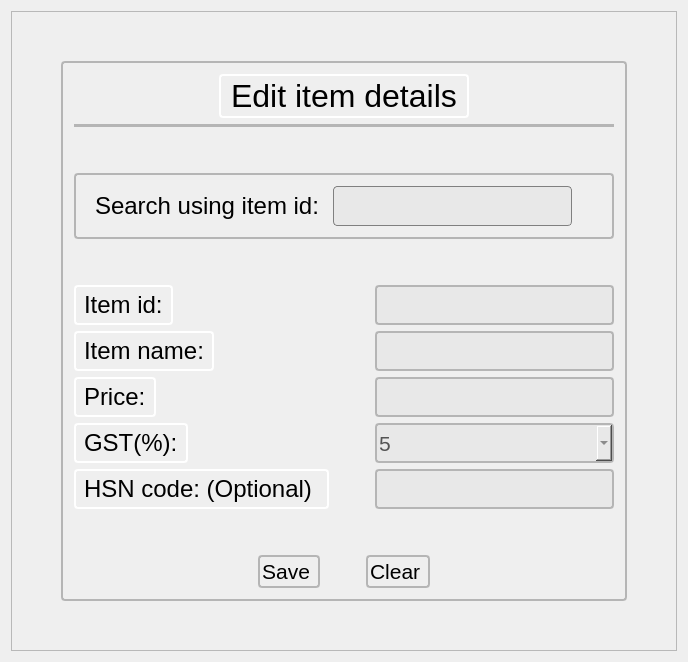
              <widget class="QWidget" name="edit_item">
               <attribute name="icon">
                <iconset>
                 <normaloff>../../images/edit_item.png</normaloff>../../images/edit_item.png</iconset>
               </attribute>
               <attribute name="title">
                <string>Edit item</string>
               </attribute>
               <layout class="QGridLayout" name="gridLayout_28">
                <item row="0" column="0">
                 <widget class="QFrame" name="mmEiOuterFrame">
                  <property name="frameShape">
                   <enum>QFrame::StyledPanel</enum>
                  </property>
                  <property name="frameShadow">
                   <enum>QFrame::Raised</enum>
                  </property>
                  <layout class="QGridLayout" name="gridLayout_17">
                   <item row="1" column="1">
                    <widget class="QFrame" name="mmEiInnerFrame">
                     <property name="styleSheet">
                      <string notr="true">border: 2px solid black;
border-color: rgb(181, 181, 181);
border-radius: 4px;
padding: 2px;</string>
                     </property>
                     <property name="frameShape">
                      <enum>QFrame::StyledPanel</enum>
                     </property>
                     <property name="frameShadow">
                      <enum>QFrame::Raised</enum>
                     </property>
                     <layout class="QGridLayout" name="gridLayout_15">
                      <item row="0" column="0">
                       <layout class="QVBoxLayout" name="mmEiVerticalLayout">
                        <item>
                         <layout class="QHBoxLayout" name="mmEiHorizontalLayout1">
                          <item>
                           <spacer name="horizontalSpacer_67">
                            <property name="orientation">
                             <enum>Qt::Horizontal</enum>
                            </property>
                            <property name="sizeHint" stdset="0">
                             <size>
                              <width>40</width>
                              <height>20</height>
                             </size>
                            </property>
                           </spacer>
                          </item>
                          <item>
                           <widget class="QLabel" name="mmEiLabel1">
                            <property name="font">
                             <font>
                              <pointsize>24</pointsize>
                              <underline>false</underline>
                             </font>
                            </property>
                            <property name="styleSheet">
                             <string notr="true">border-color: rgb(255, 255, 255);</string>
                            </property>
                            <property name="text">
                             <string>Edit item details</string>
                            </property>
                           </widget>
                          </item>
                          <item>
                           <spacer name="horizontalSpacer_68">
                            <property name="orientation">
                             <enum>Qt::Horizontal</enum>
                            </property>
                            <property name="sizeHint" stdset="0">
                             <size>
                              <width>40</width>
                              <height>20</height>
                             </size>
                            </property>
                           </spacer>
                          </item>
                         </layout>
                        </item>
                        <item>
                         <widget class="Line" name="mmEiHorizontalLine">
                          <property name="orientation">
                           <enum>Qt::Horizontal</enum>
                          </property>
                         </widget>
                        </item>
                        <item>
                         <spacer name="verticalSpacer_30">
                          <property name="orientation">
                           <enum>Qt::Vertical</enum>
                          </property>
                          <property name="sizeHint" stdset="0">
                           <size>
                            <width>20</width>
                            <height>40</height>
                           </size>
                          </property>
                         </spacer>
                        </item>
                        <item>
                         <widget class="QFrame" name="mmEiMostInnerfrrame">
                          <property name="styleSheet">
                           <string notr="true">border: 2px solid black;
border-radius: 4px;
padding: 2px;
border-color: rgb(181, 181, 181);</string>
                          </property>
                          <property name="frameShape">
                           <enum>QFrame::StyledPanel</enum>
                          </property>
                          <property name="frameShadow">
                           <enum>QFrame::Raised</enum>
                          </property>
                          <layout class="QGridLayout" name="gridLayout_16">
                           <item row="0" column="1">
                            <widget class="QLineEdit" name="mmEiLineEdit1">
                             <property name="sizePolicy">
                              <sizepolicy hsizetype="Fixed" vsizetype="Fixed">
                               <horstretch>0</horstretch>
                               <verstretch>0</verstretch>
                              </sizepolicy>
                             </property>
                             <property name="minimumSize">
                              <size>
                               <width>239</width>
                               <height>40</height>
                              </size>
                             </property>
                             <property name="font">
                              <font>
                               <pointsize>16</pointsize>
                              </font>
                             </property>
                             <property name="styleSheet">
                              <string notr="true">color: rgb(84, 84, 84);
border: 0.5px solid grey;
border-radius:4px;
background-color: rgb(232, 232, 232);</string>
                             </property>
                            </widget>
                           </item>
                           <item row="0" column="0">
                            <widget class="QLabel" name="mmEiLabel2">
                             <property name="font">
                              <font>
                               <pointsize>18</pointsize>
                              </font>
                             </property>
                             <property name="styleSheet">
                              <string notr="true">border: 0px;
</string>
                             </property>
                             <property name="text">
                              <string>Search using item id:</string>
                             </property>
                            </widget>
                           </item>
                           <item row="0" column="2">
                            <widget class="QLabel" name="mmEiLabel8">
                             <property name="styleSheet">
                              <string notr="true">border:0px;</string>
                             </property>
                             <property name="text">
                              <string/>
                             </property>
                             <property name="pixmap">
                              <pixmap>../../images/enter_arrow.png</pixmap>
                             </property>
                            </widget>
                           </item>
                          </layout>
                         </widget>
                        </item>
                        <item>
                         <spacer name="verticalSpacer_34">
                          <property name="orientation">
                           <enum>Qt::Vertical</enum>
                          </property>
                          <property name="sizeHint" stdset="0">
                           <size>
                            <width>20</width>
                            <height>40</height>
                           </size>
                          </property>
                         </spacer>
                        </item>
                        <item>
                         <layout class="QHBoxLayout" name="mmEiHorizontalLayout2">
                          <item>
                           <widget class="QLabel" name="mmEiLabel3">
                            <property name="font">
                             <font>
                              <pointsize>18</pointsize>
                             </font>
                            </property>
                            <property name="styleSheet">
                             <string notr="true">border-color: rgb(255, 255, 255);</string>
                            </property>
                            <property name="text">
                             <string>Item id:</string>
                            </property>
                           </widget>
                          </item>
                          <item>
                           <spacer name="horizontalSpacer_69">
                            <property name="orientation">
                             <enum>Qt::Horizontal</enum>
                            </property>
                            <property name="sizeHint" stdset="0">
                             <size>
                              <width>40</width>
                              <height>20</height>
                             </size>
                            </property>
                           </spacer>
                          </item>
                          <item>
                           <widget class="QLineEdit" name="mmEiLineEdit2">
                            <property name="sizePolicy">
                             <sizepolicy hsizetype="Expanding" vsizetype="Fixed">
                              <horstretch>239</horstretch>
                              <verstretch>40</verstretch>
                             </sizepolicy>
                            </property>
                            <property name="minimumSize">
                             <size>
                              <width>239</width>
                              <height>40</height>
                             </size>
                            </property>
                            <property name="maximumSize">
                             <size>
                              <width>239</width>
                              <height>40</height>
                             </size>
                            </property>
                            <property name="font">
                             <font>
                              <pointsize>16</pointsize>
                             </font>
                            </property>
                            <property name="styleSheet">
                             <string notr="true">color: rgb(84, 84, 84);
background-color: rgb(232, 232, 232);</string>
                            </property>
                           </widget>
                          </item>
                         </layout>
                        </item>
                        <item>
                         <layout class="QHBoxLayout" name="mmEiHorizontalLayout3">
                          <item>
                           <widget class="QLabel" name="mmEiLabel4">
                            <property name="font">
                             <font>
                              <pointsize>18</pointsize>
                             </font>
                            </property>
                            <property name="styleSheet">
                             <string notr="true">border-color: rgb(255, 255, 255);</string>
                            </property>
                            <property name="text">
                             <string>Item name:</string>
                            </property>
                           </widget>
                          </item>
                          <item>
                           <spacer name="horizontalSpacer_70">
                            <property name="orientation">
                             <enum>Qt::Horizontal</enum>
                            </property>
                            <property name="sizeHint" stdset="0">
                             <size>
                              <width>40</width>
                              <height>20</height>
                             </size>
                            </property>
                           </spacer>
                          </item>
                          <item>
                           <widget class="QLineEdit" name="mmEiLineEdit3">
                            <property name="sizePolicy">
                             <sizepolicy hsizetype="Expanding" vsizetype="Fixed">
                              <horstretch>239</horstretch>
                              <verstretch>40</verstretch>
                             </sizepolicy>
                            </property>
                            <property name="minimumSize">
                             <size>
                              <width>239</width>
                              <height>40</height>
                             </size>
                            </property>
                            <property name="maximumSize">
                             <size>
                              <width>239</width>
                              <height>40</height>
                             </size>
                            </property>
                            <property name="font">
                             <font>
                              <pointsize>16</pointsize>
                             </font>
                            </property>
                            <property name="styleSheet">
                             <string notr="true">color: rgb(84, 84, 84);
background-color: rgb(232, 232, 232);</string>
                            </property>
                           </widget>
                          </item>
                         </layout>
                        </item>
                        <item>
                         <layout class="QHBoxLayout" name="mmEiHorizontalLayout4">
                          <item>
                           <widget class="QLabel" name="mmEiLabel5">
                            <property name="font">
                             <font>
                              <pointsize>18</pointsize>
                             </font>
                            </property>
                            <property name="styleSheet">
                             <string notr="true">border-color: rgb(255, 255, 255);</string>
                            </property>
                            <property name="text">
                             <string>Price:</string>
                            </property>
                           </widget>
                          </item>
                          <item>
                           <spacer name="horizontalSpacer_71">
                            <property name="orientation">
                             <enum>Qt::Horizontal</enum>
                            </property>
                            <property name="sizeHint" stdset="0">
                             <size>
                              <width>40</width>
                              <height>20</height>
                             </size>
                            </property>
                           </spacer>
                          </item>
                          <item>
                           <widget class="QLineEdit" name="mmEiLineEdit4">
                            <property name="sizePolicy">
                             <sizepolicy hsizetype="Expanding" vsizetype="Fixed">
                              <horstretch>239</horstretch>
                              <verstretch>40</verstretch>
                             </sizepolicy>
                            </property>
                            <property name="minimumSize">
                             <size>
                              <width>239</width>
                              <height>40</height>
                             </size>
                            </property>
                            <property name="maximumSize">
                             <size>
                              <width>239</width>
                              <height>40</height>
                             </size>
                            </property>
                            <property name="font">
                             <font>
                              <pointsize>16</pointsize>
                             </font>
                            </property>
                            <property name="styleSheet">
                             <string notr="true">color: rgb(84, 84, 84);
background-color: rgb(232, 232, 232);</string>
                            </property>
                           </widget>
                          </item>
                         </layout>
                        </item>
                        <item>
                         <layout class="QHBoxLayout" name="mmEiHorizontalLayout5">
                          <item>
                           <widget class="QLabel" name="mmEiLabel6">
                            <property name="font">
                             <font>
                              <pointsize>18</pointsize>
                             </font>
                            </property>
                            <property name="styleSheet">
                             <string notr="true">border-color: rgb(255, 255, 255);</string>
                            </property>
                            <property name="text">
                             <string>GST(%):</string>
                            </property>
                           </widget>
                          </item>
                          <item>
                           <spacer name="horizontalSpacer_72">
                            <property name="orientation">
                             <enum>Qt::Horizontal</enum>
                            </property>
                            <property name="sizeHint" stdset="0">
                             <size>
                              <width>40</width>
                              <height>20</height>
                             </size>
                            </property>
                           </spacer>
                          </item>
                          <item>
                           <widget class="QComboBox" name="mmEiComboBox">
                            <property name="sizePolicy">
                             <sizepolicy hsizetype="Preferred" vsizetype="Fixed">
                              <horstretch>239</horstretch>
                              <verstretch>40</verstretch>
                             </sizepolicy>
                            </property>
                            <property name="minimumSize">
                             <size>
                              <width>239</width>
                              <height>40</height>
                             </size>
                            </property>
                            <property name="maximumSize">
                             <size>
                              <width>239</width>
                              <height>40</height>
                             </size>
                            </property>
                            <property name="font">
                             <font>
                              <pointsize>16</pointsize>
                             </font>
                            </property>
                            <property name="styleSheet">
                             <string notr="true">color: rgb(84, 84, 84);
background-color: rgb(232, 232, 232);</string>
                            </property>
                            <item>
                             <property name="text">
                              <string>5</string>
                             </property>
                            </item>
                            <item>
                             <property name="text">
                              <string>12</string>
                             </property>
                            </item>
                            <item>
                             <property name="text">
                              <string>18</string>
                             </property>
                            </item>
                            <item>
                             <property name="text">
                              <string>28</string>
                             </property>
                            </item>
                           </widget>
                          </item>
                         </layout>
                        </item>
                        <item>
                         <layout class="QHBoxLayout" name="mmEiHorizontalLayout6">
                          <item>
                           <widget class="QLabel" name="mmEiLabel7">
                            <property name="font">
                             <font>
                              <pointsize>18</pointsize>
                             </font>
                            </property>
                            <property name="styleSheet">
                             <string notr="true">border-color: rgb(255, 255, 255);</string>
                            </property>
                            <property name="text">
                             <string>HSN code: (Optional) </string>
                            </property>
                           </widget>
                          </item>
                          <item>
                           <spacer name="horizontalSpacer_73">
                            <property name="orientation">
                             <enum>Qt::Horizontal</enum>
                            </property>
                            <property name="sizeHint" stdset="0">
                             <size>
                              <width>40</width>
                              <height>20</height>
                             </size>
                            </property>
                           </spacer>
                          </item>
                          <item>
                           <widget class="QLineEdit" name="mmEiLineEdit5">
                            <property name="sizePolicy">
                             <sizepolicy hsizetype="Expanding" vsizetype="Fixed">
                              <horstretch>239</horstretch>
                              <verstretch>40</verstretch>
                             </sizepolicy>
                            </property>
                            <property name="minimumSize">
                             <size>
                              <width>239</width>
                              <height>40</height>
                             </size>
                            </property>
                            <property name="maximumSize">
                             <size>
                              <width>239</width>
                              <height>40</height>
                             </size>
                            </property>
                            <property name="font">
                             <font>
                              <pointsize>16</pointsize>
                             </font>
                            </property>
                            <property name="styleSheet">
                             <string notr="true">color: rgb(84, 84, 84);
background-color: rgb(232, 232, 232);</string>
                            </property>
                           </widget>
                          </item>
                         </layout>
                        </item>
                        <item>
                         <spacer name="verticalSpacer_31">
                          <property name="orientation">
                           <enum>Qt::Vertical</enum>
                          </property>
                          <property name="sizeHint" stdset="0">
                           <size>
                            <width>20</width>
                            <height>40</height>
                           </size>
                          </property>
                         </spacer>
                        </item>
                        <item>
                         <layout class="QHBoxLayout" name="mmEiHorizontalLayout7">
                          <item>
                           <spacer name="horizontalSpacer_74">
                            <property name="orientation">
                             <enum>Qt::Horizontal</enum>
                            </property>
                            <property name="sizeHint" stdset="0">
                             <size>
                              <width>40</width>
                              <height>20</height>
                             </size>
                            </property>
                           </spacer>
                          </item>
                          <item>
                           <widget class="QPushButton" name="mmEiSaveButton">
                            <property name="font">
                             <font>
                              <pointsize>16</pointsize>
                             </font>
                            </property>
                            <property name="cursor">
                             <cursorShape>PointingHandCursor</cursorShape>
                            </property>
                            <property name="toolTip">
                             <string>Save data</string>
                            </property>
                            <property name="text">
                             <string>Save </string>
                            </property>
                            <property name="icon">
                             <iconset>
                              <normaloff>../../images/save.webp</normaloff>../../images/save.webp</iconset>
                            </property>
                            <property name="iconSize">
                             <size>
                              <width>35</width>
                              <height>35</height>
                             </size>
                            </property>
                           </widget>
                          </item>
                          <item>
                           <spacer name="horizontalSpacer_75">
                            <property name="orientation">
                             <enum>Qt::Horizontal</enum>
                            </property>
                            <property name="sizeType">
                             <enum>QSizePolicy::Fixed</enum>
                            </property>
                            <property name="sizeHint" stdset="0">
                             <size>
                              <width>40</width>
                              <height>20</height>
                             </size>
                            </property>
                           </spacer>
                          </item>
                          <item>
                           <widget class="QPushButton" name="mmEiClearButton">
                            <property name="font">
                             <font>
                              <pointsize>16</pointsize>
                             </font>
                            </property>
                            <property name="cursor">
                             <cursorShape>PointingHandCursor</cursorShape>
                            </property>
                            <property name="toolTip">
                             <string>Clear all fields</string>
                            </property>
                            <property name="text">
                             <string>Clear </string>
                            </property>
                            <property name="icon">
                             <iconset>
                              <normaloff>../../images/clear.png</normaloff>../../images/clear.png</iconset>
                            </property>
                            <property name="iconSize">
                             <size>
                              <width>35</width>
                              <height>35</height>
                             </size>
                            </property>
                           </widget>
                          </item>
                          <item>
                           <spacer name="horizontalSpacer_76">
                            <property name="orientation">
                             <enum>Qt::Horizontal</enum>
                            </property>
                            <property name="sizeHint" stdset="0">
                             <size>
                              <width>40</width>
                              <height>20</height>
                             </size>
                            </property>
                           </spacer>
                          </item>
                         </layout>
                        </item>
                       </layout>
                      </item>
                     </layout>
                    </widget>
                   </item>
                   <item row="0" column="1">
                    <spacer name="verticalSpacer_32">
                     <property name="orientation">
                      <enum>Qt::Vertical</enum>
                     </property>
                     <property name="sizeHint" stdset="0">
                      <size>
                       <width>20</width>
                       <height>40</height>
                      </size>
                     </property>
                    </spacer>
                   </item>
                   <item row="1" column="2">
                    <spacer name="horizontalSpacer_78">
                     <property name="orientation">
                      <enum>Qt::Horizontal</enum>
                     </property>
                     <property name="sizeHint" stdset="0">
                      <size>
                       <width>40</width>
                       <height>20</height>
                      </size>
                     </property>
                    </spacer>
                   </item>
                   <item row="1" column="0">
                    <spacer name="horizontalSpacer_77">
                     <property name="orientation">
                      <enum>Qt::Horizontal</enum>
                     </property>
                     <property name="sizeHint" stdset="0">
                      <size>
                       <width>40</width>
                       <height>20</height>
                      </size>
                     </property>
                    </spacer>
                   </item>
                   <item row="2" column="1">
                    <spacer name="verticalSpacer_33">
                     <property name="orientation">
                      <enum>Qt::Vertical</enum>
                     </property>
                     <property name="sizeHint" stdset="0">
                      <size>
                       <width>20</width>
                       <height>40</height>
                      </size>
                     </property>
                    </spacer>
                   </item>
                  </layout>
                 </widget>
                </item>
               </layout>
              </widget>
